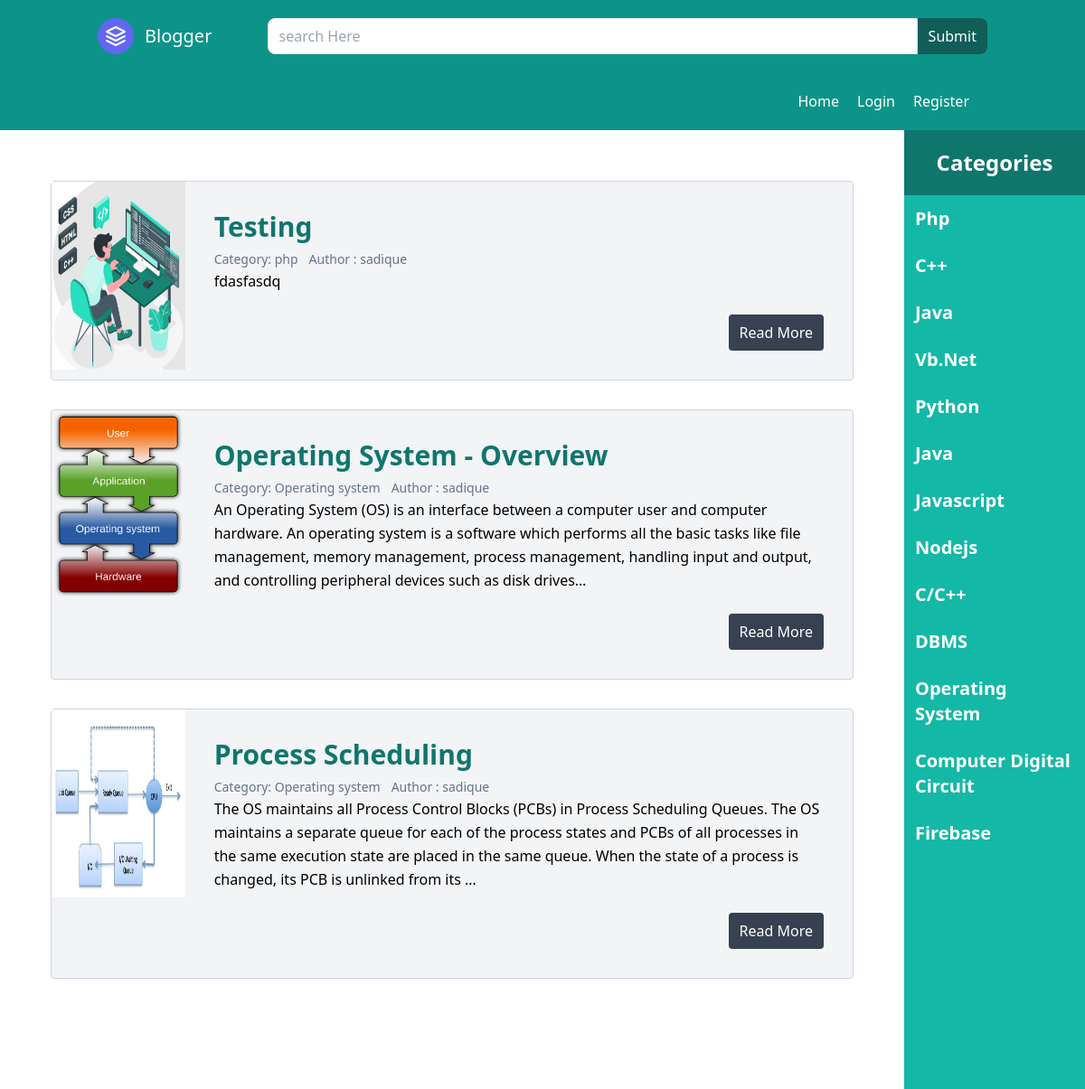
The page / on the database its author committed.
### cms/models.py (models this page shows, shortened)
class Post(models.Model):
    title = models.CharField(max_length=200,help_text="enter your post title")
    category = models.ForeignKey(Category, on_delete=models.CASCADE)
    author = models.ForeignKey(User, on_delete=models.CASCADE)
    content = models.TextField()
    dateofPub = models.DateTimeField(auto_now_add=True)
    image = models.ImageField(upload_to="post/")

class Category(models.Model):
    cat_title = models.CharField(max_length=200)
    cat_description = models.TextField(blank=True, null=True)
    def __str__(self):
        return self.cat_title

### cms/views.py (the view)
# urls.py: path("",index,name="index"),
def index(r):
    data = {
        "categories":Category.objects.all(),
        "posts" :Post.objects.all()
    }
    return render(r,"home.html",data)

### templates/home.html
{% extends 'parent.html' %}
{% block content %}
<div class="flex">
    <div class="w-10/12 p-10">
        {% for post in  posts %}
        <div class="p-4 w-full">
            <div class="h-full bg-gray-100 rounded border border-slate-300">
             <div class="flex">
                <div class="w-2/12">
                    <img src="{{ post.image.url }}" class="w-full h-52 object-fill" alt="">
                </div>
                <div class="w-10/12  p-8 ">
                    <h2 class="text-3xl font-semibold capitalize text-teal-700">{{ post.title }}</h2>
                    <a class="inline-flex items-center">
                        <span class="flex items-center gap-3 mt-2 text-slate-500 text-sm">
                          <span >Category: {{ post.category }}</span>
                          <span>Author : {{ post.author }}</span>
                        </span>
                      </a>
                      <p class="leading-relaxed mb-6">{{ post.content|truncatechars:300 }}</p>
                      <div class="flex justify-end">
                        <a href="{% url 'viewPost' post.id %}" class="bg-gray-700 text-white hover:bg-gray-900 px-3 py-2 rounded">Read More</a>
                      </div>
                </div>
             </div>
            </div>
          </div>
          {% empty %}
          <h1 class="text-6xl font-semibold text-slate-300">Empty post</h2>
          {% endfor %}
    </div>
    <div class="w-2/12 h-[89.5vh] bg-teal-500">
        <div class="flex flex-col h-full overflow-y-scroll">
            <a class="bg-teal-700 text-white px-3 w-full py-5 font-semibold text-center text-2xl">Categories</a>
            {% for cat  in categories %}
                <a href="{% url 'filter' cat.id %}" class=" hover:bg-teal-700 text-xl  capitalize text-white px-3 w-full py-3 font-semibold">{{ cat.cat_title }}</a>
           {% endfor %}
        </div>
    </div>
</div>
{% endblock content %}

### templates/parent.html (shortened to what this page needs)
<!DOCTYPE html>
<html lang="en">
<head>
    <script src="https://cdn.tailwindcss.com"></script>
</head>
<body>
    <header class="bg-teal-600 text-white body-font">
        <div class="container mx-auto flex flex-wrap p-5 flex-col md:flex-row gap-10 items-center justify-between">
          <a href="{% url 'index' %}" class="flex title-font font-medium items-center text-gray-900 mb-4 md:mb-0">
            <svg xmlns="http://www.w3.org/2000/svg" fill="none" stroke="currentColor" stroke-linecap="round" stroke-linejoin="round" stroke-width="2" class="w-10 h-10 text-white p-2 bg-indigo-500 rounded-full" viewBox="0 0 24 24">
              <path d="M12 2L2 7l10 5 10-5-10-5zM2 17l10 5 10-5M2 12l10 5 10-5"></path>
            </svg>
            <span class="ml-3 text-xl text-white">Blogger</span>
          </a>
          <form action="{% url 'search' %}" method="get" class="flex-2 flex">
            <input type="search" name="search" class="border px-3 rounded-l-lg text-black" size="70" placeholder="search Here">
            <input type="submit" class="bg-teal-800 hover:bg-teal-900 rounded-r-lg text-white px-3 py-2">
          </form>
          <nav class="md:ml-auto flex flex-wrap items-center text-base justify-center">
            <a href="{% url 'index' %}" class="mr-5 hover:text-slate-100">Home</a>
            {% if user.is_authenticated %}
            <a href="{% url 'insertPost' %}" class="mr-5 hover:text-slate-100">Insert Post</a>
            <a href="{% url 'signout' %}" class="mr-5 hover:text-slate-100">Logout</a>
            {% else %}
            <a href="{% url 'signin' %}" class="mr-5 hover:text-slate-100">Login</a>
            <a href="{% url 'signup' %}" class="mr-5 hover:text-slate-100">Register</a>
            {% endif %}
          </nav>
        </div>
      </header>
      {% block content %}{% endblock content %}
</body>
</html>

### rows shown on the page
Post: image (picture), title "Testing", category "php", author "sadique", content "fdasfasdq"
Post: image (picture), title "Operating System - Overview", category "Operating system", author "sadique", content "An Operating System (OS) is an interface between a computer user and computer hardware. An operating system is a software which performs all the basic tasks like file management, memory management, process management, handling input and output, and controlling peripheral devices such as disk drives…"
Post: image (picture), title "Process Scheduling", category "Operating system", author "sadique", content "The OS maintains all Process Control Blocks (PCBs) in Process Scheduling Queues. The OS maintains a separate queue for each of the process states and PCBs of all processes in the same execution state are placed in the same queue. When the state of a process is changed, its PCB is unlinked from its …"
Category: cat_title "Php"
Category: cat_title "C++"
Category: cat_title "Java"
Category: cat_title "Vb.net"
Category: cat_title "Python"
Category: cat_title "Java"
Category: cat_title "Javascript"
Category: cat_title "Nodejs"
Category: cat_title "C/C++"
Category: cat_title "DBMS"
Category: cat_title "Operating System"
Category: cat_title "Computer Digital Circuit"
Category: cat_title "Firebase"
